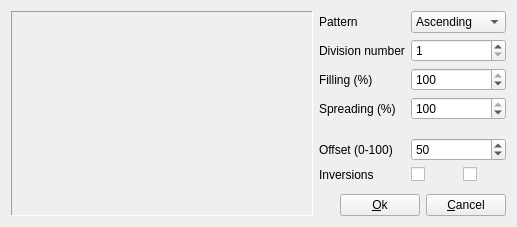
<?xml version="1.0" encoding="UTF-8"?>
<ui version="4.0">
 <class>ToolSoundSpatialization_gui</class>
 <widget class="QWidget" name="ToolSoundSpatialization_gui">
  <property name="geometry">
   <rect>
    <x>0</x>
    <y>0</y>
    <width>500</width>
    <height>220</height>
   </rect>
  </property>
  <property name="windowTitle">
   <string notr="true">Form</string>
  </property>
  <layout class="QGridLayout" name="gridLayout">
   <item row="0" column="2" colspan="2">
    <widget class="QComboBox" name="comboPattern">
     <item>
      <property name="text">
       <string>Ascending</string>
      </property>
     </item>
     <item>
      <property name="text">
       <string>Descending</string>
      </property>
     </item>
     <item>
      <property name="text">
       <string>Hollow</string>
      </property>
     </item>
     <item>
      <property name="text">
       <string>Spike</string>
      </property>
     </item>
     <item>
      <property name="text">
       <string>Random</string>
      </property>
     </item>
    </widget>
   </item>
   <item row="3" column="2" colspan="2">
    <widget class="QSpinBox" name="spinSpreading">
     <property name="maximum">
      <number>100</number>
     </property>
     <property name="value">
      <number>100</number>
     </property>
    </widget>
   </item>
   <item row="3" column="1">
    <widget class="QLabel" name="label_3">
     <property name="text">
      <string>Spreading (%)</string>
     </property>
    </widget>
   </item>
   <item row="1" column="1">
    <widget class="QLabel" name="label_2">
     <property name="text">
      <string>Division number</string>
     </property>
    </widget>
   </item>
   <item row="9" column="1" colspan="3">
    <layout class="QHBoxLayout" name="horizontalLayout">
     <item>
      <spacer name="horizontalSpacer">
       <property name="orientation">
        <enum>Qt::Horizontal</enum>
       </property>
       <property name="sizeHint" stdset="0">
        <size>
         <width>40</width>
         <height>20</height>
        </size>
       </property>
      </spacer>
     </item>
     <item>
      <widget class="QPushButton" name="pushOk">
       <property name="text">
        <string>&amp;Ok</string>
       </property>
      </widget>
     </item>
     <item>
      <widget class="QPushButton" name="pushCancel">
       <property name="text">
        <string>&amp;Cancel</string>
       </property>
      </widget>
     </item>
    </layout>
   </item>
   <item row="0" column="1">
    <widget class="QLabel" name="label">
     <property name="text">
      <string>Pattern</string>
     </property>
    </widget>
   </item>
   <item row="1" column="2" colspan="2">
    <widget class="QSpinBox" name="spinNbDivision">
     <property name="minimum">
      <number>1</number>
     </property>
     <property name="maximum">
      <number>10</number>
     </property>
    </widget>
   </item>
   <item row="6" column="1">
    <widget class="QLabel" name="label_5">
     <property name="text">
      <string>Offset (0-100)</string>
     </property>
    </widget>
   </item>
   <item row="2" column="2" colspan="2">
    <widget class="QSpinBox" name="spinFilling">
     <property name="maximum">
      <number>100</number>
     </property>
     <property name="value">
      <number>100</number>
     </property>
    </widget>
   </item>
   <item row="7" column="1">
    <widget class="QLabel" name="label_6">
     <property name="text">
      <string>Inversions</string>
     </property>
    </widget>
   </item>
   <item row="7" column="3">
    <widget class="QCheckBox" name="checkFlop">
     <property name="maximumSize">
      <size>
       <width>40</width>
       <height>16777215</height>
      </size>
     </property>
     <property name="text">
      <string/>
     </property>
    </widget>
   </item>
   <item row="6" column="2" colspan="2">
    <widget class="QSpinBox" name="spinOffset">
     <property name="maximum">
      <number>100</number>
     </property>
     <property name="value">
      <number>50</number>
     </property>
    </widget>
   </item>
   <item row="7" column="2">
    <widget class="QCheckBox" name="checkFlip">
     <property name="maximumSize">
      <size>
       <width>40</width>
       <height>16777215</height>
      </size>
     </property>
     <property name="text">
      <string/>
     </property>
    </widget>
   </item>
   <item row="2" column="1">
    <widget class="QLabel" name="label_4">
     <property name="text">
      <string>Filling (%)</string>
     </property>
    </widget>
   </item>
   <item row="0" column="0" rowspan="10">
    <widget class="QFrame" name="frame_3">
     <property name="frameShape">
      <enum>QFrame::Panel</enum>
     </property>
     <property name="frameShadow">
      <enum>QFrame::Sunken</enum>
     </property>
     <layout class="QVBoxLayout" name="verticalLayout_4">
      <property name="leftMargin">
       <number>0</number>
      </property>
      <property name="topMargin">
       <number>0</number>
      </property>
      <property name="rightMargin">
       <number>0</number>
      </property>
      <property name="bottomMargin">
       <number>0</number>
      </property>
      <item>
       <widget class="GraphSpace" name="grapheSpace" native="true">
        <property name="sizePolicy">
         <sizepolicy hsizetype="Expanding" vsizetype="Preferred">
          <horstretch>0</horstretch>
          <verstretch>0</verstretch>
         </sizepolicy>
        </property>
        <property name="minimumSize">
         <size>
          <width>300</width>
          <height>200</height>
         </size>
        </property>
       </widget>
      </item>
     </layout>
    </widget>
   </item>
   <item row="8" column="1">
    <spacer name="verticalSpacer">
     <property name="orientation">
      <enum>Qt::Vertical</enum>
     </property>
     <property name="sizeHint" stdset="0">
      <size>
       <width>20</width>
       <height>40</height>
      </size>
     </property>
    </spacer>
   </item>
  </layout>
 </widget>
 <customwidgets>
  <customwidget>
   <class>GraphSpace</class>
   <extends>QWidget</extends>
   <header>sound_spatialization/graphspace.h</header>
   <container>1</container>
  </customwidget>
 </customwidgets>
 <tabstops>
  <tabstop>pushOk</tabstop>
  <tabstop>pushCancel</tabstop>
  <tabstop>comboPattern</tabstop>
  <tabstop>spinNbDivision</tabstop>
  <tabstop>spinFilling</tabstop>
  <tabstop>spinSpreading</tabstop>
  <tabstop>spinOffset</tabstop>
  <tabstop>checkFlip</tabstop>
  <tabstop>checkFlop</tabstop>
 </tabstops>
 <resources/>
 <connections/>
</ui>
